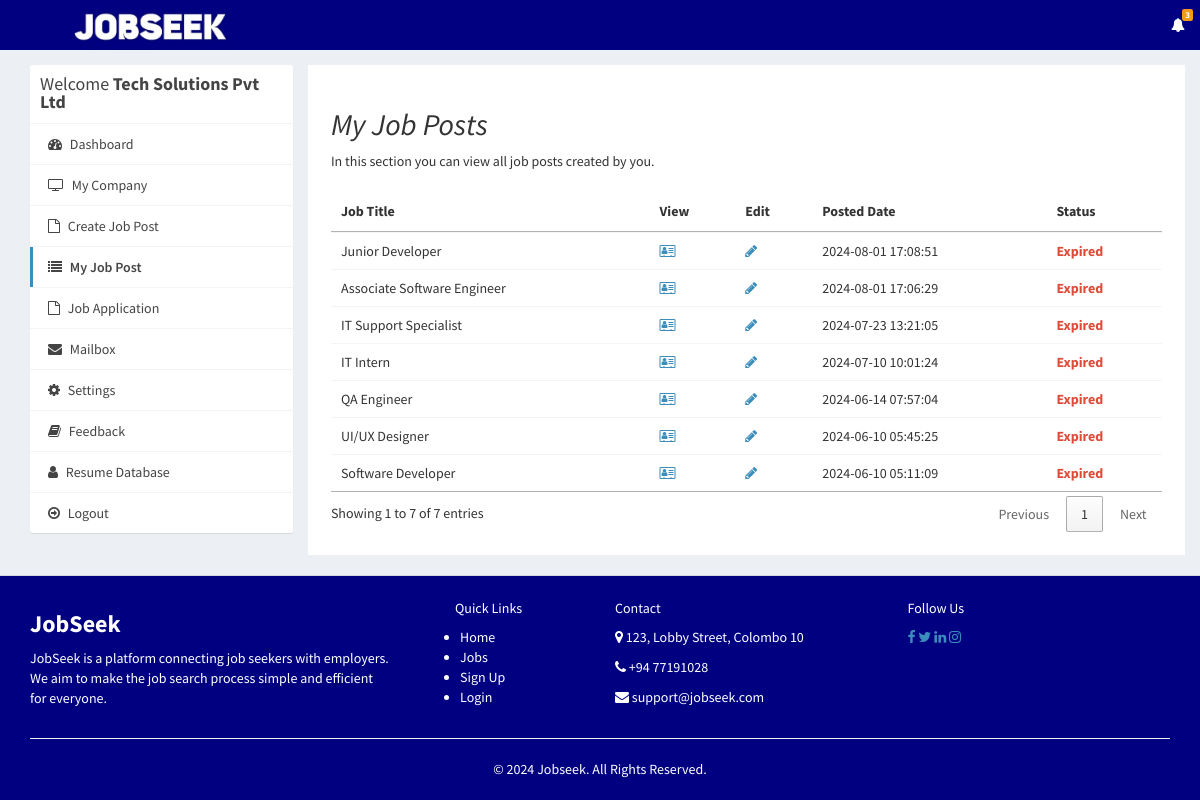
Page /company/my-job-post.php (signed in) on the committed database.
### tables this page shows
CREATE TABLE `job_post` (
  `id_jobpost` int(11) NOT NULL,
  `id_company` int(11) NOT NULL,
  `jobtitle` varchar(255) NOT NULL,
  `description` text NOT NULL,
  `minimumsalary` varchar(255) NOT NULL,
  `maximumsalary` varchar(255) NOT NULL,
  `experience` varchar(255) NOT NULL,
  `createdat` timestamp NOT NULL DEFAULT current_timestamp(),
  `maxage` decimal(2,0) DEFAULT NULL,
  `job_type` varchar(50) DEFAULT NULL,
  `location` varchar(50) DEFAULT NULL,
  `category` varchar(50) DEFAULT NULL,
  `deadline` date DEFAULT NULL
);

### company/my-job-post.php (the view, shortened to what this page needs)
<!DOCTYPE html>
<html>
<head>
  <link rel="stylesheet" href="https://cdnjs.cloudflare.com/ajax/libs/twitter-bootstrap/3.3.7/css/bootstrap.min.css">
  <link rel="stylesheet" href="https://cdnjs.cloudflare.com/ajax/libs/font-awesome/4.7.0/css/font-awesome.min.css">
  <link rel="stylesheet" href="https://cdnjs.cloudflare.com/ajax/libs/ionicons/2.0.1/css/ionicons.min.css">
  <link rel="stylesheet" href="https://cdn.datatables.net/1.10.15/css/jquery.dataTables.min.css">
  <link rel="stylesheet" href="../css/AdminLTE.min.css">
  <link rel="stylesheet" href="../css/_all-skins.min.css">
  <link rel="stylesheet" href="../css/custom.css">
</head>
<body class="hold-transition skin-green sidebar-mini">
<div class="wrapper">
<header class="main-header">
  <a href="home.php" class="logo logo-bg">
      <span class="logo-lg">
        <img src="../img/logo.jpg" alt="Jobseek Logo">
      </span>
  </a>
<nav class="navbar navbar-static-top">
  <div class="navbar-custom-menu">
    <ul class="nav navbar-nav">
      <?php include 'notifications.php'; ?>
    </ul>
  </div>
</nav>
</header>
  <div class="content-wrapper" style="margin-left: 0px;">
    <section id="candidates" class="content-header">
      <div class="container">
        <div class="row">
          <div class="col-md-3">
            <div class="box box-solid">
              <div class="box-header with-border">
                <h3 class="box-title">Welcome <b><?php echo $_SESSION['name']; ?></b></h3>
              </div>
              <div class="box-body no-padding">
                <ul class="nav nav-pills nav-stacked">
                  <li><a href="index.php"><i class="fa fa-dashboard"></i> Dashboard</a></li>
                  <li><a href="edit-company.php"><i class="fa fa-tv"></i> My Company</a></li>
                  <li><a href="create-job-post.php"><i class="fa fa-file-o"></i> Create Job Post</a></li>
                  <li class="active"><a href="my-job-post.php"><i class="fa fa-list"></i> My Job Post</a></li>
                  <li><a href="job-applications.php"><i class="fa fa-file-o"></i> Job Application</a></li>
                  <li><a href="mailbox.php"><i class="fa fa-envelope"></i> Mailbox</a></li>
                  <li><a href="settings.php"><i class="fa fa-gear"></i> Settings</a></li>
                  <li><a href="company-feedback.php"><i class="fa fa-book"></i> Feedback</a></li>
                  <li><a href="resume-database.php"><i class="fa fa-user"></i> Resume Database</a></li>
                  <li><a href="../logout.php"><i class="fa fa-arrow-circle-o-right"></i> Logout</a></li>
                </ul>
              </div>
            </div>
          </div>
          <div class="col-md-9 bg-white padding-2">
            <h2><i>My Job Posts</i></h2>
            <p>In this section you can view all job posts created by you.</p>
            <div class="row margin-top-20">
              <div class="col-md-12">
                <div class="box-body table-responsive no-padding">
                  <table id="example2" class="table table-hover">
                    <thead>
                      <th>Job Title</th>
                      <th>View</th>
                      <th>Edit</th>
                      <th>Posted Date</th>
                      <th>Status</th>
                    </thead>
                    <tbody>
                    <?php
                     $sql = "SELECT * FROM job_post WHERE id_company='$_SESSION[id_company]' ORDER BY createdat DESC";
                      $result = $conn->query($sql);
                        $currentDate = date('Y-m-d');
                      if($result->num_rows > 0) {
                        while($row = $result->fetch_assoc())
                        {
                         $status = (strtotime($row['deadline']) < strtotime($currentDate)) ? 'Expired' : 'Active';
                         $statusClass = ($status === 'Expired') ? 'text-red' : 'text-olive';
                      ?>
                      <tr>
                        <td><?php echo $row['jobtitle']; ?></td>
                        <td><a href="view-job-post.php?id=<?php echo $row['id_jobpost']; ?>"><i class="fa fa-address-card-o"></i></a></td>
                        <td><a href="edit-job-post.php?id=<?php echo $row['id_jobpost']; ?>"><i class="fa fa-pencil"></i></a></td>
                        <td><?php echo htmlspecialchars($row['createdat']); ?></td>
                        <td><strong class="<?php echo $statusClass; ?>"><?php echo $status; ?></strong></td>
                      <?php
                       }
                     }
                     ?>
                    </tbody>
                  </table>
                </div>
              </div>
            </div>
          </div>
        </div>
      </div>
    </section> </br>
  </div>
</div>
</body>
</html>
<?php
include('footer.php');
?>

### css/custom.css (style rules this page uses)
.logo-bg { background-color: #000080 !important; }
.margin-top-20 { margin-top: 20px; }
.padding-2 { padding: 2%; }
.bg-white { background-color: #fff; }

### company/my-job-post.php (style rules this page uses)
.logo img { height: 50px; width: auto; }

### rows in the picture
job_post: jobtitle "Junior Developer", createdat "2024-08-01 17:08:51"
job_post: jobtitle "Associate Software Engineer", createdat "2024-08-01 17:06:29"
job_post: jobtitle "IT Support Specialist", createdat "2024-07-23 13:21:05"
job_post: jobtitle "IT Intern", createdat "2024-07-10 10:01:24"
job_post: jobtitle "QA Engineer", createdat "2024-06-14 07:57:04"
job_post: jobtitle "UI/UX Designer", createdat "2024-06-10 05:45:25"
job_post: jobtitle "Software Developer", createdat "2024-06-10 05:11:09"

### other values in the picture
array_sum($notificationCounts) "3"
$_SESSION['name'] "Tech Solutions Pvt Ltd"
